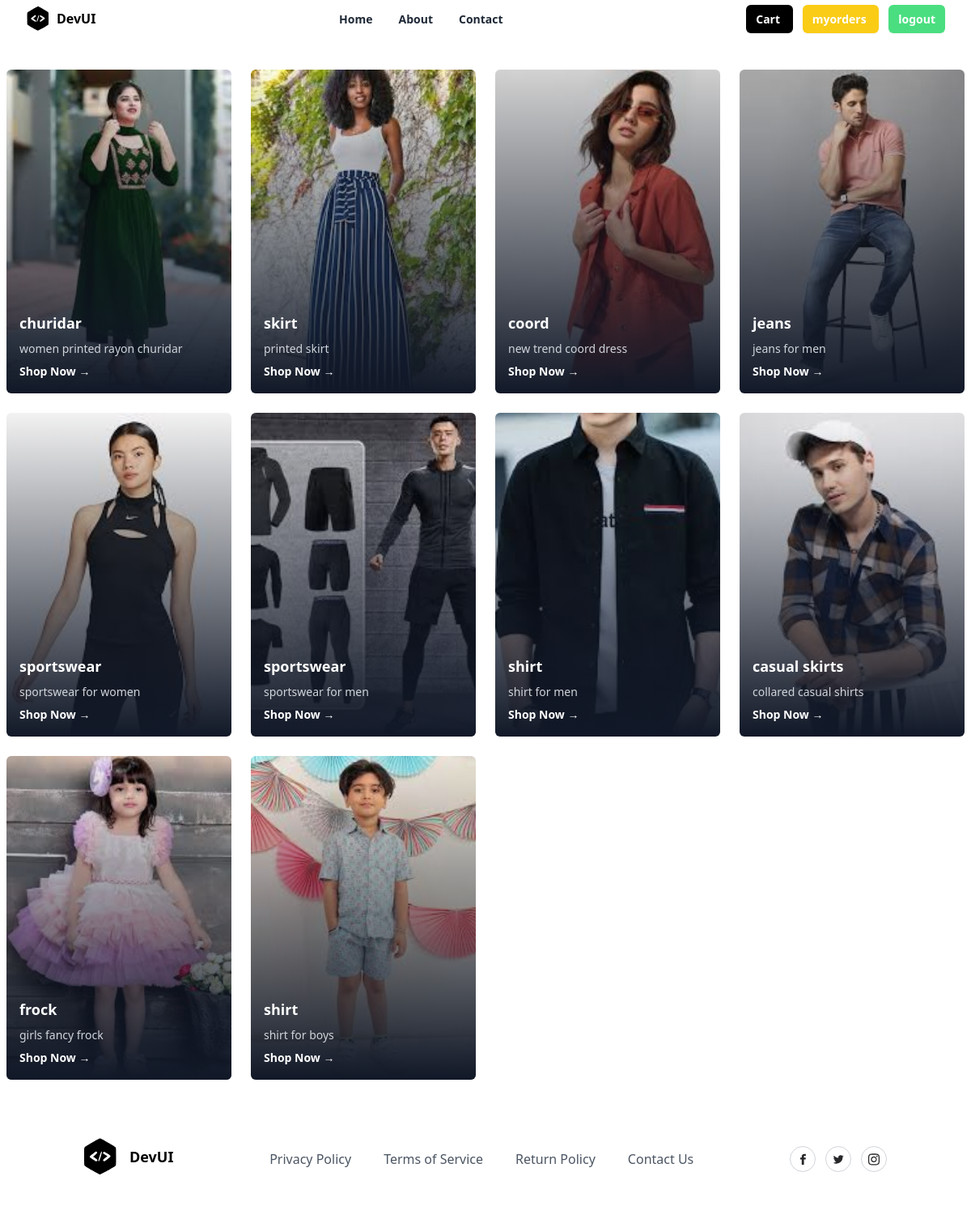
The app's page /index/ with its own data.
### store/models.py (models this page shows, shortened)
class Product(models.Model):
    title = models.CharField(max_length=200)
    description = models.TextField(null=True, blank=True)
    size_object = models.ManyToManyField(Size)
    category_object = models.ForeignKey(Category, on_delete=models.CASCADE)
    brand_object = models.ForeignKey(Brand, on_delete=models.CASCADE)
    image = models.ImageField(upload_to='product_images', null=True, blank=True, default='product_images/default.jpg')
    price = models.PositiveIntegerField()
    tag_object=models.ManyToManyField(Tag)
    created_date = models.DateTimeField(auto_now_add=True)
    updated_date = models.DateTimeField(auto_now=True)
    is_active = models.BooleanField(default=True)

### store/views.py (the view)
# urls.py: path("index/",views.IndexView.as_view(),name="index"),
class IndexView(View):
    def get(self,request,*args,**kwargs):
        qs=Product.objects.all()
        return render(request,"index.html",{"data":qs})

### store/templates/index.html
{%extends 'base.html'%}
{%block main_block%}
<div class="conatiner">
    <div class="mx-auto grid w-full max-w-7xl items-center space-y-4 px-2 py-10 md:grid-cols-2 md:gap-6 md:space-y-0 lg:grid-cols-4">
        {%for p in data%}
        <div class="relative aspect-[16/9]  w-auto rounded-md md:aspect-auto md:h-[400px]">
            <img
              src="{{p.image.url}}"
              alt="AirMax Pro"
              class="z-0 h-full w-full rounded-md object-cover"
            />
            <div class="absolute inset-0 rounded-md bg-gradient-to-t from-gray-900 to-transparent"></div>
            <div class="absolute bottom-4 left-4 text-left">
              <h1 class="text-lg font-semibold text-white">{{p.title}}</h1>
              <p class="mt-2 text-sm text-gray-300">
                {{p.description}}
              </p>
              <a href="{%url 'product-detail' p.id%}" class="mt-2 inline-flex cursor-pointer items-center text-sm font-semibold text-white">
              Shop Now →
              </a>
            </div>
          </div>
        {%endfor%}
      </div>
</div>
{%endblock%}

### store/templates/base.html (shortened to what this page needs)
<!DOCTYPE html>
<html lang="en">
<head>
    <script src="https://cdn.tailwindcss.com"></script>
</head>
<body>
    <div class="relative w-full bg-white">
        <div class="mx-auto flex max-w-7xl items-center justify-between px-4 py-2 sm:px-6 lg:px-8">
          <div class="inline-flex items-center space-x-2">
            <span>
            </span>
            <span class="font-bold">DevUI</span>
          </div>
          <div class="hidden lg:block">
            <ul class="inline-flex space-x-8">
              <li>
                <a
                  href="#"
                  class="text-sm font-semibold text-gray-800 hover:text-gray-900"
                >
                  Home
                </a>
              </li>
              <li>
                <a
                  href="#"
                  class="text-sm font-semibold text-gray-800 hover:text-gray-900"
                >
                  About
                </a>
              </li>
              <li>
                <a
                  href="#"
                  class="text-sm font-semibold text-gray-800 hover:text-gray-900"
                >
                  Contact
                </a>
              </li>
            </ul>
          </div>
          <div class="hidden lg:block">
            <a
              href="{%url 'cart-summary'%}"
              class="rounded-md bg-black px-3 py-2 text-sm font-semibold text-white shadow-sm hover:bg-black/80 focus-visible:outline focus-visible:outline-2 focus-visible:outline-offset-2 focus-visible:outline-black"
            >
              Cart
            </a>
            <a
            href="{%url 'order-summary'%}"
            class="rounded-md bg-yellow-400 px-3 py-2 ms-3 text-sm font-semibold text-white shadow-sm hover:bg-black/80 focus-visible:outline focus-visible:outline-2 focus-visible:outline-offset-2 focus-visible:outline-black"
          >
            myorders
          </a>
            <a
            href="{%url 'signout'%}"
            class="rounded-md ms-3 bg-green-400 px-3 py-2 text-sm font-semibold text-white shadow-sm hover:bg-black/80 focus-visible:outline focus-visible:outline-2 focus-visible:outline-offset-2 focus-visible:outline-black"
          >
            logout
          </a>
          </div>
        </div>
      </div>
    {%block main_block%}
    {%endblock%}
    <section class="relative overflow-hidden bg-white py-8">
        <div class="container relative z-10 mx-auto px-4">
          <div class="-m-8 flex flex-wrap items-center justify-between">
            <div class="w-auto p-8">
              <a href="#">
                <div class="inline-flex items-center">
                  <span class="ml-4 text-lg font-bold">DevUI</span>
                </div>
              </a>
            </div>
            <div class="w-auto p-8">
              <ul class="-m-5 flex flex-wrap items-center">
                <li class="p-5">
                  <a class="font-medium text-gray-600 hover:text-gray-700" href="#">
                    Privacy Policy
                  </a>
                </li>
                <li class="p-5">
                  <a class="font-medium text-gray-600 hover:text-gray-700" href="#">
                    Terms of Service
                  </a>
                </li>
                <li class="p-5">
                  <a class="font-medium text-gray-600 hover:text-gray-700" href="#">
                    Return Policy
                  </a>
                </li>
                <li class="p-5">
                  <a class="font-medium text-gray-600 hover:text-gray-700" href="#">
                    Contact Us
                  </a>
                </li>
              </ul>
            </div>
            <div class="w-auto p-8">
              <div class="-m-1.5 flex flex-wrap">
                <div class="w-auto p-1.5">
                  <a href="#">
                    <div class="flex h-8 w-8 items-center justify-center rounded-full border border-gray-300 hover:border-gray-400">
                    </div>
                  </a>
                </div>
                <div class="w-auto p-1.5">
                  <a href="#">
                    <div class="flex h-8 w-8 items-center justify-center rounded-full border border-gray-300 hover:border-gray-400">
                    </div>
                  </a>
                </div>
                <div class="w-auto p-1.5">
                  <a href="#">
                    <div class="flex h-8 w-8 items-center justify-center rounded-full border border-gray-300 hover:border-gray-400">
                    </div>
                  </a>
                </div>
              </div>
            </div>
          </div>
        </div>
      </section>
</body>
</html>

### records on screen
Product: image (picture), title "churidar", description "women printed rayon churidar"
Product: image (picture), title "skirt", description "printed skirt"
Product: image (picture), title "coord", description "new trend coord dress"
Product: image (picture), title "jeans", description "jeans for men"
Product: image (picture), title "sportswear", description "sportswear for women"
Product: image (picture), title "sportswear", description "sportswear for men"
Product: image (picture), title "shirt", description "shirt for men"
Product: image (picture), title "casual skirts", description "collared casual shirts"
Product: image (picture), title "frock", description "girls fancy frock"
Product: image (picture), title "shirt", description "shirt for boys"
